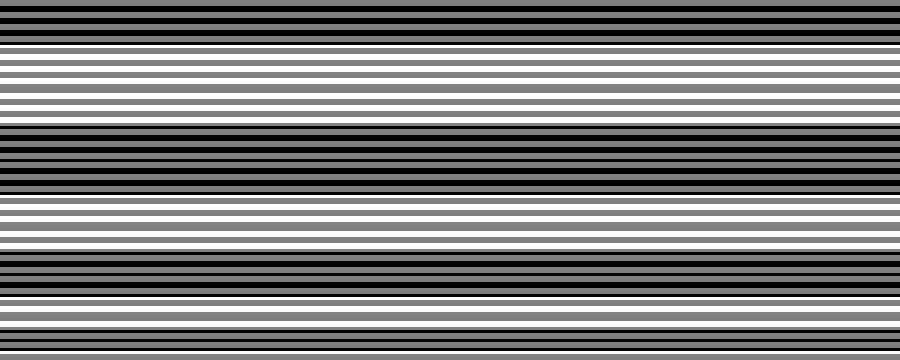
Frame 1 (no input)
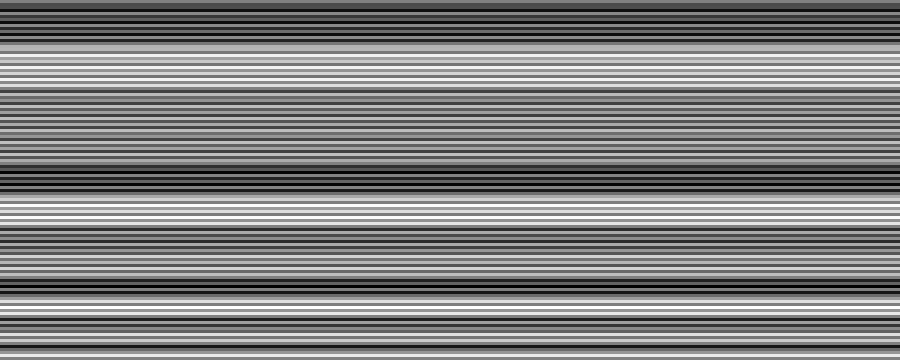
Frame 60 (no input)
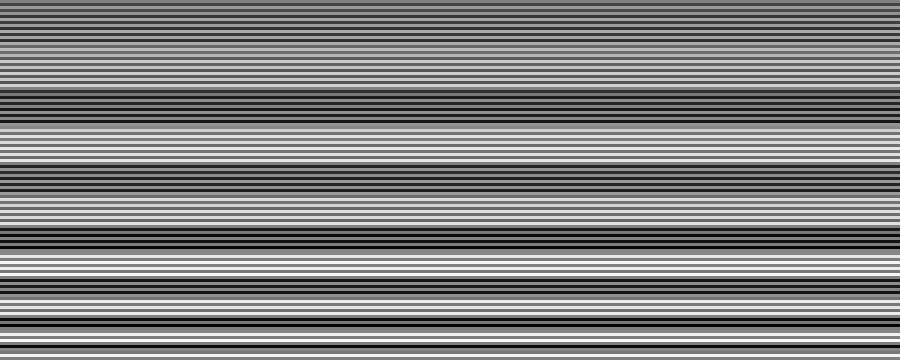
Frame 120 (the mouse pressed at the canvas centre since frame 60)

The p5.js sketch that drew these frames (run headless with seeded random() and noise() and a simulated clock; from frame 60 on, the mouse is pressed at the canvas centre):

// p5.js sketch
// ── sketch.js
/* 
   
   Structure 1 
   
   Every possible pairing of these sixteen curves: 

   ix = 1.0 - x
   
   [x^2][1.0-x^2][ix^2][1.0-ix^2]
   [x^3][1.0-x^3][ix^3][1.0-ix^3]
   [x^4][1.0-x^4][ix^4][1.0-ix^4]
   [x^5][1.0-x^5][ix^5][1.0-ix^5]
   
   Use the additive numeric values from each curve to set the 
   value of a series of horizontal lines from values of white 
   to black. 
   
   Ported to p5.js by Casey Reas
   14 July 2016
   p5.js 0.5.2
 
   Restored by Casey Reas <http://reas.com> 
   22 June 2016 
   Processing v.3.1.1 <http://processing.org> 
   
   Implemented by Casey Reas <http://groupc.net> 
   10 April 2004 
   Processing v.68 <http://processing.org> 
 
*/

var x = 0.0;
var numnubs = 120;
var nubs = [];
var dir = 1;

function setup() {
  createCanvas(900, 360);
  noStroke();
  fill(102);
  colorMode(RGB, 2.0);
  background(2.0, 2.0, 2.0);
  frameRate(30.0);
  noSmooth();

  var pat1 = 1;
  var pat2 = 2;

  for (var i = 0; i < numnubs; i++) {
    nubs[i] = new Nub(0, i * 3, width, 3, pat1, pat2);
    pat2++;
    if (pat2 > 16) {
      pat1 = pat1 + 1;
      pat2 = pat1 + 1;
    }
  }
}

function draw() {
  x += (0.005 * dir);
  if (x >= 1.0 || x <= 0.0) {
    dir = dir * -1;
  }

  for (var i = 0; i < 120; i++) {
    nubs[i].update(x);
    nubs[i].display();
  }
}

function Nub(x, y, w, h, pat1, pat2) {

  this.x = x;
  this.y = y;
  this.w = w;
  this.h = h;
  this.pat1 = pat1;
  this.pat2 = pat2;
  this.val = 0;
  this.ix = 0.2;

  this.update = function(n) {

    this.val = 0;
    this.ix = 1.0 - n; // Inverse of X

    if (this.pat1 == 1 || this.pat2 == 1) {
      this.val += n * n;
    }
    if (this.pat1 == 2 || pat2 == 2) {
      this.val += 1.0 - n * n;
    }
    if (this.pat1 == 3 || this.pat2 == 3) {
      this.val += this.ix * this.ix;
    }
    if (this.pat1 == 4 || this.pat2 == 4) {
      this.val += 1.0 - this.ix * this.ix;
    }
    if (this.pat1 == 5 || this.pat2 == 5) {
      this.val += n * n * n;
    }
    if (this.pat1 == 6 || this.pat2 == 6) {
      this.val += 1.0 - n * n * n;
    }
    if (this.pat1 == 7 || this.pat2 == 7) {
      this.val += this.ix * this.ix * this.ix;
    }
    if (this.pat1 == 8 || this.pat2 == 8) {
      this.val += 1.0 - this.ix * this.ix * this.ix;
    }
    if (this.pat1 == 9 || this.pat2 == 9) {
      this.val += n * n * n * n;
    }
    if (this.pat1 == 10 || this.pat2 == 10) {
      this.val += 1.0 - n * n * n * n;
    }
    if (this.pat1 == 11 || this.pat2 == 11) {
      this.val += this.ix * this.ix * this.ix * this.ix;
    }
    if (this.pat1 == 12 || this.pat2 == 12) {
      this.val += 1.0 - this.ix * this.ix * this.ix * this.ix;
    }
    if (this.pat1 == 13 || this.pat2 == 13) {
      this.val += n * n * n * n * n;
    }
    if (this.pat1 == 14 || this.pat2 == 14) {
      this.val += 1.0 - n * n * n * n * n;
    }
    if (this.pat1 == 15 || this.pat2 == 15) {
      this.val += this.ix * this.ix * this.ix * this.ix * this.ix;
    }
    if (this.pat1 == 16 || this.pat2 == 16) {
      this.val += 1.0 - this.ix * this.ix * this.ix * this.ix * this.ix;
    }

  }

  this.display = function() {
    fill(this.val);
    rect(this.x, this.y, this.w, this.h);
  }

}
